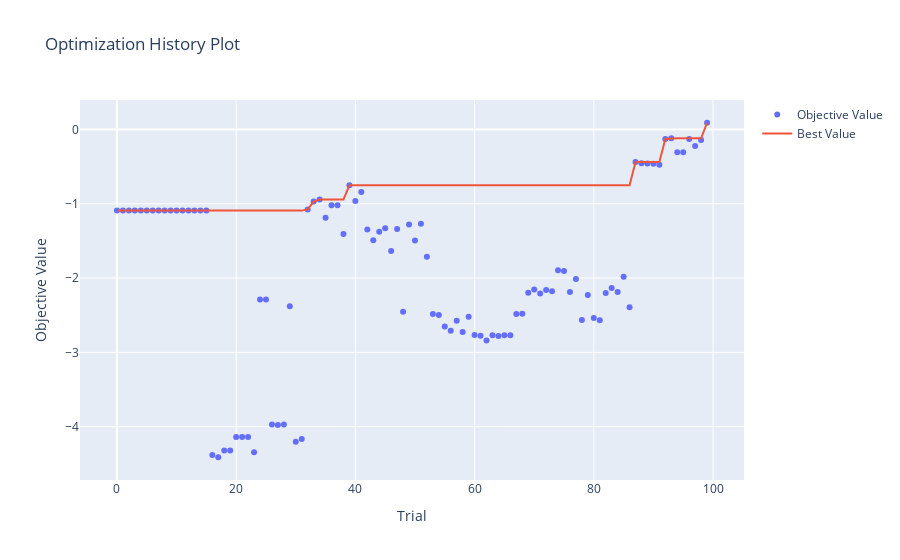

The code cell stored with this chart in its notebook:
### Markdown cell above
Display the optimization history of the study (hyperparameter optimization).

### Code cell
display(plot_optimization_history(study))
